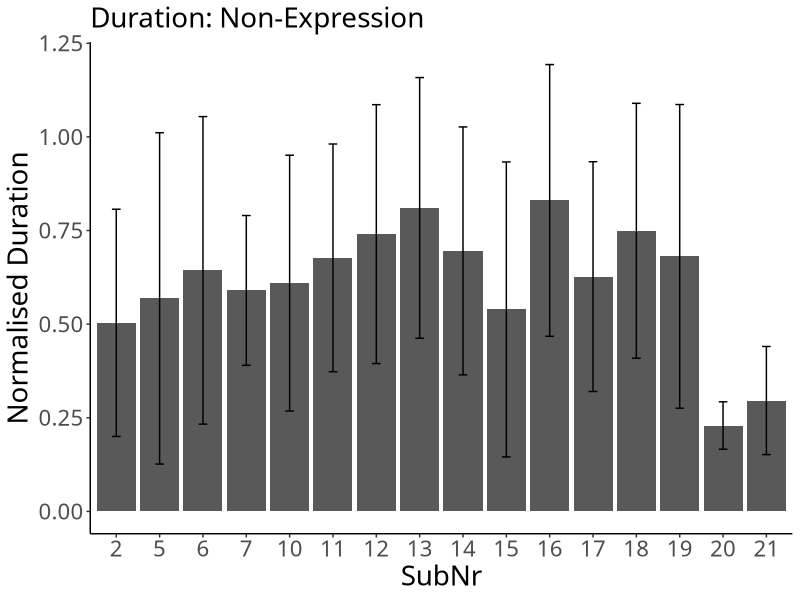
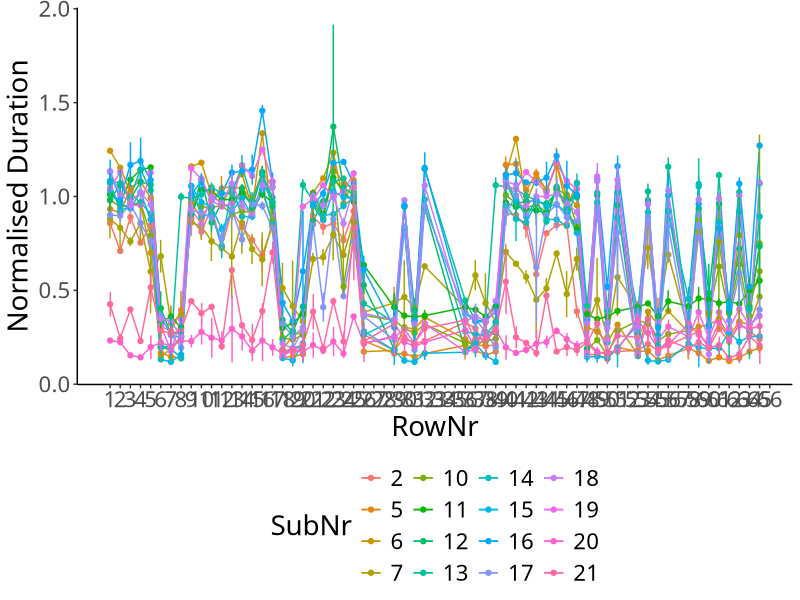

These figures' R source, in order:
## ---- chunk 1
# packages
# data manipulation
if (!require("data.table")) {install.packages("data.table"); require("data.table")}
# plot
if (!require("ggplot2")) {install.packages("ggplot2"); require("ggplot2")}

# ggplots
theme_set(theme_classic())
theme_update(text = element_text(size = 20, family = "Helvetica Neue LT Std 57 Condensed"), legend.position = "bottom")
## ---- chunk 2
# read a filtered csv
df_onset <- fread("./preprocessor/filtered/data_onset.csv", header = T, sep = ",", dec = ".")
df_offset <- fread("./preprocessor/filtered/data_offset.csv", header = T, sep = ",", dec = ".")

# SubNr as a factor
df_onset$SubNr <- as.factor(df_onset$SubNr)
df_offset$SubNr <- as.factor(df_offset$SubNr)

# assign RowNr
df_onset$RowNr <- rep(1:72, nrow(df_onset)/72)
df_offset$RowNr <- rep(1:72, nrow(df_offset)/72)
## ---- chunk 3
# extract trials which have both onset and offset data
df_onset$Eval <- "NA"
for (subnr in unique(df_offset$SubNr)){
  for (trial in unique(df_offset[SubNr == subnr]$Trial)){
    df_onset[SubNr == subnr & TrialNr == trial]$Eval <- "Yes"
  }
}
df_ioi <- df_onset[Eval == "Yes"]

# check whether each row corresponds correctly
df_ioi$Eval2 <- "NA"
for (i in 1:nrow(df_ioi)){
  if (df_ioi[i]$SubNr == df_offset[i]$SubNr & df_ioi[i]$TrialNr == df_offset[i]$TrialNr & df_ioi[i]$Pitch == df_offset[i]$Pitch){
    df_ioi[i]$Eval2 <- "SAME"
  } else {
    df_ioi[i]$Eval2 <- "DIFF"
  }
}
print(unique(df_ioi$Eval2))

# calculate duration
df_ioi$Duration <- df_offset$TimeStamp - df_ioi$TimeStamp

# convert bpm to ms
df_ioi[Tempo == 120]$Tempo <- 250
df_ioi[Tempo == 110]$Tempo <- 273
df_ioi[Tempo == 100]$Tempo <- 300

# normalised Duration
df_ioi$normDu <- df_ioi$Duration/df_ioi$Tempo

# remove irrelevant intervals
ls_irrelevant <- list(c(27:28), c(33:35), 52, 57, c(66:72))
df_ioi$EighthNote <- "Yes"

for (phrase in 1:length(ls_irrelevant)){
  for (note in 1:length(ls_irrelevant[[phrase]])){
    df_ioi[RowNr == ls_irrelevant[[phrase]][note]]$EighthNote <- "No"
  }
}
## ---- chunk 4
# For each individual
ioi <- df_ioi[EighthNote == "Yes", .(N = length(normDu), Mean = mean(normDu), SD = sd(normDu)), by = .(SubNr)]
print(ioi)
## ---- chunk 5
p_ioi <- ggplot(data = ioi, aes(x = SubNr, y = Mean)) +
  geom_bar(stat = "identity", position = position_dodge()) +
  geom_errorbar(aes(ymin = Mean - SD, ymax = Mean + SD),
                width = .2, position = position_dodge(.9)) +
  labs(y = "Normalised Duration", subtitle = "Duration: Non-Expression")
p_ioi
## ---- chunk 6
# For each individual
ioi_seq <- df_ioi[EighthNote == "Yes", .(N = length(normDu), Mean = mean(normDu), SD = sd(normDu)), .(SubNr, RowNr)]

p_ioi_seq <- ggplot(data = ioi_seq, aes(x = RowNr, y = Mean, colour = SubNr)) +
  geom_line() +
  geom_point() +
  geom_errorbar(aes(ymin = Mean - SD, ymax = Mean + SD), width=.2,
                position = position_dodge(.05)) + 
  labs(x = "RowNr", y = "Normalised Duration") + scale_x_continuous(breaks=seq(1,66,1))
p_ioi_seq
## ---- chunk 7
# Group mean
ioi_all <- df_ioi[EighthNote == "Yes", .(N = length(normDu), Mean = mean(normDu), SD = sd(normDu))]
print(ioi_all)
## ---- chunk 8
excluded_ioi <- ioi[Mean < mean(ioi$Mean)+3*mean(ioi$SD) & Mean > mean(ioi$Mean)-3*mean(ioi$SD)]
print(excluded_ioi)
## ---- chunk 9
# export df_ioi
write.csv(df_ioi, file = "./data_duration.csv", row.names = F)
